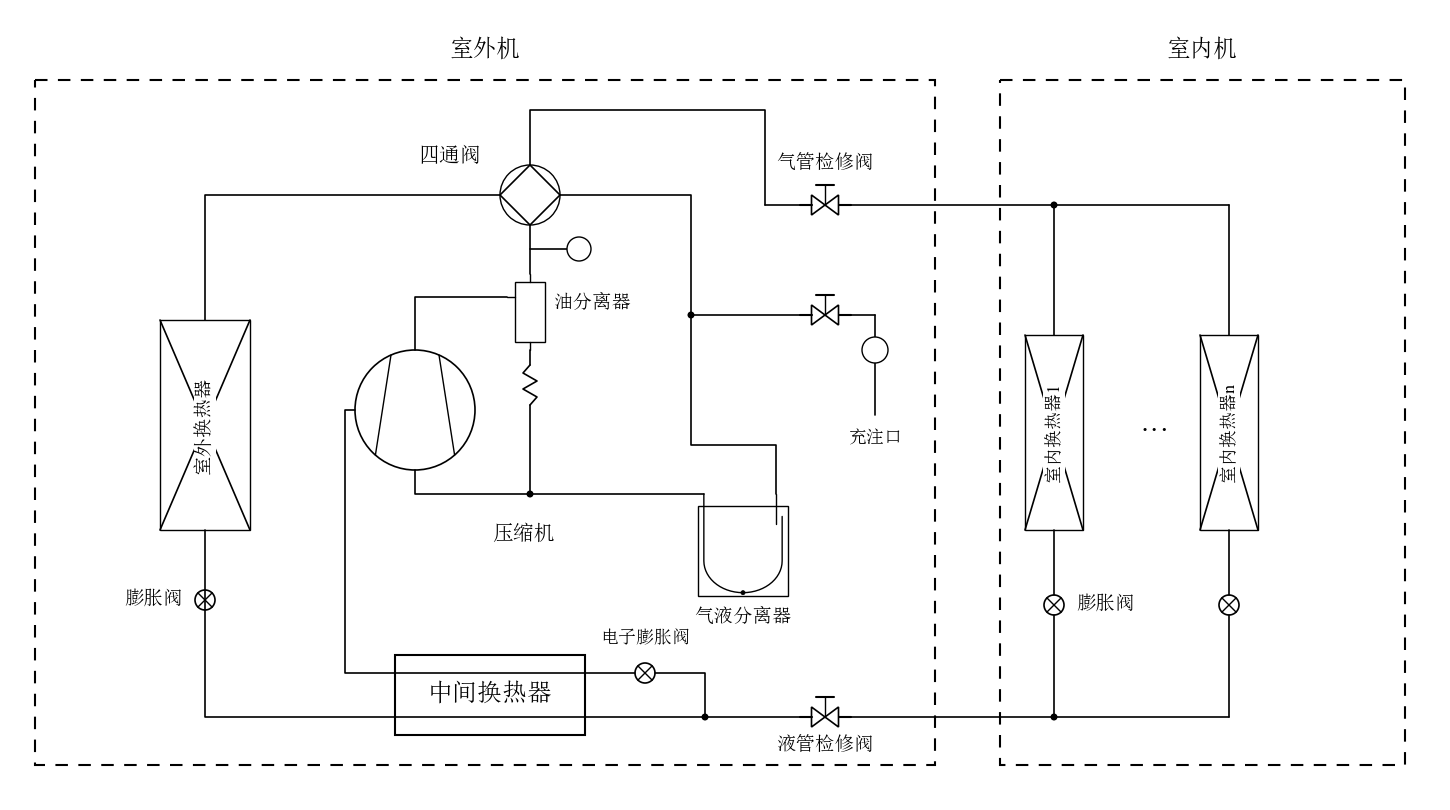

Generate this figure with Python:
# -*- coding: utf-8 -*-
"""示例:多联机(VRF)系统图 —— 复刻参考图布局(黑白线稿)。

按用户要求:不画墙体,不加编号标注。布局对照参考重绘图:
室外机:压缩机排气上行进油分离器侧口(左上),顶部出四通阀 D 口,
       底部回油经毛细管接回吸气管;
       四通阀 C 口西行 → 室外换热器(矩形 + X 交叉线)
       → 底部膨胀阀 → 液管总管 → 中间换热器主路 → 液管检修阀出机;
       喷气支路(经济器副路):主路出换热器后三通引出 → 电子膨胀阀节流
       → 中间换热器副路进口(右侧,与主路出口同侧),闪发气自副路
       出口(左侧,与主路进口同侧)引出 → 西折上行进压缩机增焓入口;
       回油:油分底部经毛细管三通接入吸气管;
       四通阀 S 口东行下行 → 气液分离器(U 形管)→ 西行回压缩机回气口(底部);
       四通阀 E 口走高线绕至右侧气管总管 → 气管检修阀 → 出机。
       充注口(带压力表)接在气液分离器入口支路上。
室内机:气管总管立管 ↓ 室内换热器 1…n(矩形 + X 交叉线)
       → 底部膨胀阀 → 液管总管汇合出机。
管路交叉不画接点,T 型三通用黑圆点标记;坐标 1 单位 = 1 像素,y 向下。
"""
import os
import sys

sys.path.insert(0, os.path.dirname(os.path.dirname(os.path.abspath(__file__))))

from matplotlib.patches import Circle, Rectangle

from rrplot import Diagram, use_font
from rrplot.parts import (
    make_compressor,
    make_expansion_valve_x,
    make_four_way_round,
    make_globe_valve,
    make_heat_exchanger,
    make_intermediate_hex,
    make_oil_separator,
    make_partial,
    make_separator_utube,
)
from rrplot.style import LW_PIPE

use_font()

INK = "#000000"

d = Diagram(width=1440, height=800)


def dot(x, y, r=3.5):
    """T 型三通接点。"""
    d.ax.add_patch(Circle((x, y), r, facecolor=INK, edgecolor="none",
                          zorder=6))


# ===================== 机壳与标题 =====================
for bx, by, bw, bh in ((30, 75, 900, 685), (995, 75, 405, 685)):
    d.ax.add_patch(Rectangle((bx, by), bw, bh, fill=False, edgecolor=INK,
                             lw=1.5, linestyle=(0, (6, 5)), zorder=0.5))
d.text(480, 45, "室外机", size=17, weight="bold")
d.text(1197, 45, "室内机", size=17, weight="bold")

# ===================== 部件 =====================
# 四通阀:圆体 + 内菱形;按参考图取向 D 口朝下、S 口朝东
fw = d.add(make_partial(
    make_four_way_round(r=30, mark=False, name="四通阀"),
    ports={"exhaust": (0, 30), "evaporator": (0, -30),
           "condenser": (-30, 0), "suction": (30, 0)},
    dirs={"exhaust": "s", "evaporator": "n", "condenser": "w",
          "suction": "e"}), None, loc=(525, 190))
oil = d.add(make_oil_separator(w=30, h=60, stub=8), None, loc=(525, 307))
comp = d.add(make_compressor(r=60, style="圆形", name="压缩机"),
             None, loc=(410, 405))
acc = d.add(make_separator_utube(w=90, h=90, stub=12, flip=True), None,
            loc=(738, 546))
gas_stop = d.add(make_globe_valve(w=27, h=20, stem=10, handle=18), None,
                 loc=(820, 200))
liq_stop = d.add(make_globe_valve(w=27, h=20, stem=10, handle=18), None,
                 loc=(820, 712))
coil_out = d.add(make_heat_exchanger(w=90, h=210, shape="rect_x",
                                     name="室外换热器"), None, loc=(200, 420))
coil1 = d.add(make_heat_exchanger(w=58, h=195, shape="rect_x",
                                  name="室内换热器"), None, loc=(1049, 427.5))
coil2 = d.add(make_heat_exchanger(w=58, h=195, shape="rect_x",
                                  name="室内换热器"), None, loc=(1224, 427.5))
# 膨胀阀:圆 + 内接 X(端口式图元,无短管,管线分两段接圆周);
# 竖直管路用 orient="v"(in 顶口/out 底口)
xv_out = d.add(make_expansion_valve_x(orient="v"), None, loc=(200, 595))
xv_in1 = d.add(make_expansion_valve_x(orient="v"), None, loc=(1049, 600))
xv_in2 = d.add(make_expansion_valve_x(orient="v"), None, loc=(1224, 600))
# 喷气支路电子膨胀阀:水平管路流向东→西,in/out 对调(默认西→东)
xv_eev = d.add(make_partial(make_expansion_valve_x(orient="h"),
                            ports={"in": (10, 0), "out": (-10, 0)},
                            dirs={"in": "e", "out": "w"}), None,
               loc=(640, 668))
# 中间换热器:矩形 + 上下两条通道线,主路下侧、副路上侧(端口式图元)
hx = d.add(make_intermediate_hex(w=190, h=80), "中间换热器",
           loc=(485, 690))

# 竖排器件名
d.text(200, 420, "室外换热器", size=14, rot=90, boxed=True)
d.text(1049, 427, "室内换热器1", size=13, rot=90, boxed=True)
d.text(1224, 427, "室内换热器n", size=13, rot=90, boxed=True)
d.text(1150, 427, "···", size=22)

# ===================== 文字标注 =====================
d.text(445, 152, "四通阀", size=15)
d.text(549, 298, "油分离器", ha="left", size=14)
d.text(487, 530, "压缩机", ha="left", size=15)
d.text(178, 595, "膨胀阀", ha="right", size=14)
d.text(640, 634, "电子膨胀阀", size=13)
d.text(738, 612, "气液分离器", size=14)
d.text(820, 158, "气管检修阀", size=14)
d.text(820, 740, "液管检修阀", size=14)
d.text(870, 434, "充注口", size=13)
d.text(1071, 600, "膨胀阀", ha="left", size=14)

# ===================== 室外机管路 =====================
# 排气:压缩机顶部上行 → 油分离器侧口(左上);油分顶部 → 四通阀 D 口
d.pipe(comp["top"], oil["left"], via=[(410, 292)], head=False)
d.pipe(oil["top"], fw["exhaust"], head=False)
# 回油:油分底部 → 毛细管(弹簧段)→ 三通接入吸气管
d.pipe(oil["bottom"], (525, 360), head=False)
d.ax.plot([525, 518, 532, 518, 532, 525], [360, 368, 376, 384, 392, 400],
          color=INK, lw=LW_PIPE, solid_capstyle="round",
          solid_joinstyle="round")
d.pipe((525, 400), (525, 489), head=False)
dot(525, 489)
# 四通阀 C 口西行 → 室外换热器顶部;底部经膨胀阀入液管总管,
# 主路沿中间换热器下侧水平穿过(主/副路接口关于中心对称)
d.pipe(fw["condenser"], coil_out["top"], via=[(200, 190)], head=False)
d.pipe(coil_out["bottom"], hx["main_in"], head=False)
# 液管:中间换热器主路出口 → 液管检修阀 → 出机接室内机液管总管
d.pipe(hx["main_out"], liq_stop["in"], head=False)
d.pipe(liq_stop["out"], (1224, 712), head=False)
dot(700, 712)
# 喷气支路(经济器副路):主路出换热器后三通引出,向上左折经电子膨胀阀
# 节流,水平穿过中间换热器副路(进口右侧、出口左侧,与主路同侧对齐),
# 出换热器后西折上行进压缩机增焓入口
d.pipe((700, 712), xv_eev["in"], head=False)
d.pipe(xv_eev["out"], hx["sub_in"], head=False)
d.pipe(hx["sub_out"], comp["left"],
       via=[(340, 668), (340, 405)], head=False)
# 吸气:四通阀 S 口东行下行 → 气液分离器;U 形管出气西行 → 压缩机回气口(底部)
acc_in = acc["in"].point
d.pipe(fw["suction"], acc["in"],
       via=[(686, 190), (686, acc_in[1] - 49), (acc_in[0], acc_in[1] - 49)],
       head=False)
d.pipe(acc["out"], comp["bottom"], via=[(410, 489)], head=False)
# 气管:四通阀 E 口走高线绕至右侧,下行接气管总管
d.pipe(fw["evaporator"], (760, 200), via=[(525, 105), (760, 105)],
       head=False)
d.pipe((760, 200), gas_stop["in"], head=False)
d.pipe(gas_stop["out"], (1224, 200), head=False)

# ===================== 室内机管路 =====================
# 气管总管立管 ↓ 换热器顶部;换热器底部 → 膨胀阀 → 液管总管
# 首台立管与总管相交为 T 型三通;总管至末台(n)立管处截止,不画接点
for cx, xv in ((1049, xv_in1), (1224, xv_in2)):
    d.pipe((cx, 200), (cx, 330), head=False)
    d.pipe((cx, 525), xv["in"], head=False)
    d.pipe(xv["out"], (cx, 712), head=False)
dot(1049, 200)
dot(1049, 712)

# ===================== 检修附件 =====================
# 充注口:气液分离器入口支路三通 → 截止阀 → 压力表 → 加氟嘴
charge_valve = d.add(make_globe_valve(w=27, h=20, stem=10, handle=18),
                     None, loc=(820, 310))
d.pipe((686, 310), charge_valve["in"], head=False)
d.pipe(charge_valve["out"], (870, 310), head=False)
d.pipe((870, 310), (870, 332), head=False)
d.ax.add_patch(Circle((870, 345), 13, facecolor="white", edgecolor=INK,
                      lw=1.0, zorder=5))
d.text(870, 345, "P", size=12)
d.pipe((870, 358), (870, 410), head=False)
dot(686, 310)
# 压力表:排气管(油分/四通阀之间)一只
d.pipe((525, 244), (562, 244), head=False)
d.ax.add_patch(Circle((574, 244), 12, facecolor="white", edgecolor=INK,
                      lw=1.0, zorder=5))
d.text(574, 244, "P", size=12)

out = os.path.join(os.path.dirname(os.path.abspath(__file__)),
                   "vrf_multisplit.png")
d.save(out, out.replace(".png", ".svg"))
print("已生成:", out)
